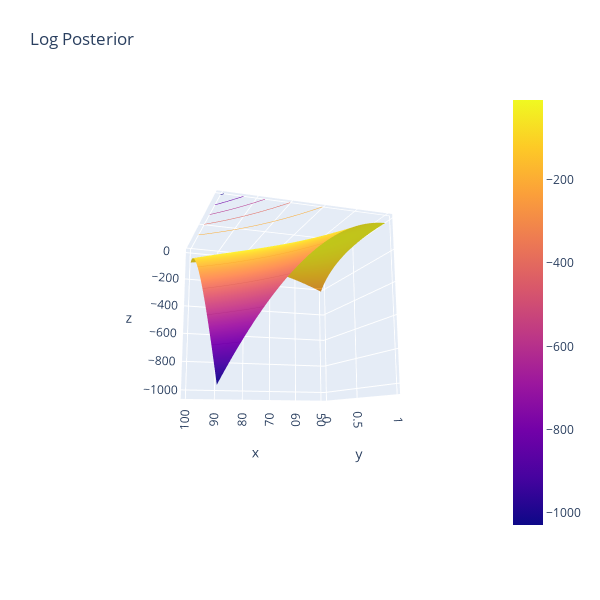

The code cell stored with this chart in its notebook:
### Code cell
import plotly.graph_objects as go
import pandas as pd
import numpy as np
a = np.linspace(50, 100, 1000)
b = np.linspace(0, 1, 100)

X, Y = np.meshgrid(a, b)
Z = ln_likelihood(z,H_z,shz,X,Y)       # H0=X;  OmegaMass=Y
z_data = pd.DataFrame(Z)


fig = go.Figure(data=[go.Surface(z=z_data.values,x=a,y=b)])
fig.update_traces(contours_z=dict( show=True,usecolormap=True,highlightcolor="limegreen", project_z=True))
fig.update_layout(title='Log Posterior', 
                autosize=False,
                scene_camera_eye=dict(x=1, y=3, z=-0.64),
                width=600, height=600,
                margin=dict(l=65, r=50, b=65, t=90))
fig.show()

### Figure 1 — Plotly figure (JSON) as saved in the notebook; plotly's stock layout.template omitted (floating-point values rounded to 4 significant figures; data arrays with more than 128 entries replaced by an {"elided": "..."} marker saying what was removed)
{"data": [{"contours": {"z": {"highlightcolor": "limegreen", "project": {"z": true}, "show": true, "usecolormap": true}}, "type": "surface", "x": {"elided": "1000 float values"}, "y": [0.0, 0.0101, 0.0202, 0.0303, 0.0404, 0.05051, 0.06061, 0.07071, 0.08081, 0.09091, 0.101, 0.1111, 0.1212, 0.1313, 0.1414, 0.1515, 0.1616, 0.1717, 0.1818, 0.1919, 0.202, 0.2121, 0.2222, 0.2323, 0.2424, 0.2525, 0.2626, 0.2727, 0.2828, 0.2929, 0.303, 0.3131, 0.3232, 0.3333, 0.3434, 0.3535, 0.3636, 0.3737, 0.3838, 0.3939, 0.404, 0.4141, 0.4242, 0.4343, 0.4444, 0.4545, 0.4646, 0.4747, 0.4848, 0.4949, 0.5051, 0.5152, 0.5253, 0.5354, 0.5455, 0.5556, 0.5657, 0.5758, 0.5859, 0.596, 0.6061, 0.6162, 0.6263, 0.6364, 0.6465, 0.6566, 0.6667, 0.6768, 0.6869, 0.697, 0.7071, 0.7172, 0.7273, 0.7374, 0.7475, 0.7576, 0.7677, 0.7778, 0.7879, 0.798, 0.8081, 0.8182, 0.8283, 0.8384, 0.8485, 0.8586, 0.8687, 0.8788, 0.8889, 0.899, 0.9091, 0.9192, 0.9293, 0.9394, 0.9495, 0.9596, 0.9697, 0.9798, 0.9899, 1.0], "z": {"elided": "100x1000 float values"}}], "layout": {"autosize": false, "height": 600, "margin": {"b": 65, "l": 65, "r": 50, "t": 90}, "scene": {"camera": {"eye": {"x": 1, "y": 3, "z": -0.64}}}, "title": {"text": "Log Posterior"}, "width": 600}}
